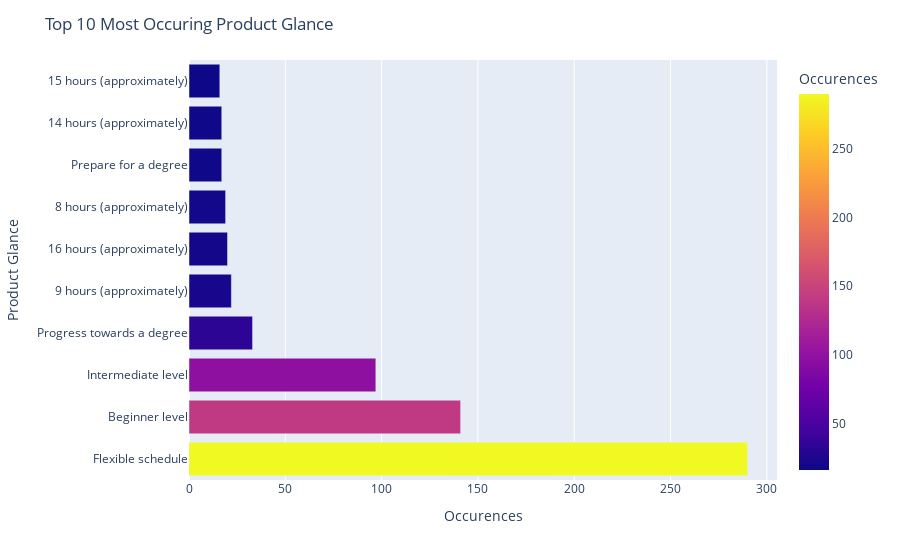

The code cell stored with this chart in its notebook:
### Code cell
skillsdf = pd.DataFrame.from_dict({"Product Glance": [key for key in sortedProductGlanceDict.keys()][0:10], "Occurences": [value for value in sortedProductGlanceDict.values()][0:10]})

fig = px.bar(skillsdf, y='Product Glance', x='Occurences', color='Occurences')
fig.update_layout(title_text='Top 10 Most Occuring Product Glance')

fig.show()

### Figure 1 — Plotly figure (JSON) as saved in the notebook; plotly's stock layout.template omitted (floating-point values rounded to 4 significant figures)
{"data": [{"alignmentgroup": "True", "hovertemplate": "Occurences=%{marker.color}<br>Product Glance=%{y}<extra></extra>", "legendgroup": "", "marker": {"color": [290, 141, 97, 33, 22, 20, 19, 17, 17, 16], "coloraxis": "coloraxis", "pattern": {"shape": ""}}, "name": "", "offsetgroup": "", "orientation": "h", "showlegend": false, "textposition": "auto", "type": "bar", "x": [290, 141, 97, 33, 22, 20, 19, 17, 17, 16], "xaxis": "x", "y": ["Flexible schedule", "Beginner level", "Intermediate level", "Progress towards a degree", "9 hours (approximately)", "16 hours (approximately)", "8 hours (approximately)", "Prepare for a degree", "14 hours (approximately)", "15 hours (approximately)"], "yaxis": "y"}], "layout": {"barmode": "relative", "coloraxis": {"colorbar": {"title": {"text": "Occurences"}}, "colorscale": [[0, "#0d0887"], [0.1111, "#46039f"], [0.2222, "#7201a8"], [0.3333, "#9c179e"], [0.4444, "#bd3786"], [0.5556, "#d8576b"], [0.6667, "#ed7953"], [0.7778, "#fb9f3a"], [0.8889, "#fdca26"], [1, "#f0f921"]]}, "legend": {"tracegroupgap": 0}, "margin": {"t": 60}, "title": {"text": "Top 10 Most Occuring Product Glance"}, "xaxis": {"anchor": "y", "domain": [0, 1], "title": {"text": "Occurences"}}, "yaxis": {"anchor": "x", "domain": [0, 1], "title": {"text": "Product Glance"}}}}
